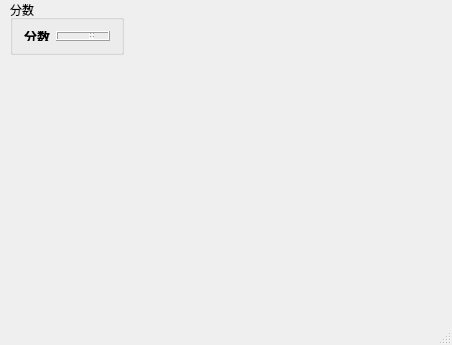
<?xml version="1.0" encoding="UTF-8"?>
<ui version="4.0">
 <class>MainWindow</class>
 <widget class="QMainWindow" name="MainWindow">
  <property name="geometry">
   <rect>
    <x>0</x>
    <y>0</y>
    <width>452</width>
    <height>345</height>
   </rect>
  </property>
  <property name="windowTitle">
   <string>MainWindow</string>
  </property>
  <widget class="QWidget" name="centralWidget">
   <widget class="QGroupBox" name="groupBox">
    <property name="geometry">
     <rect>
      <x>10</x>
      <y>0</y>
      <width>114</width>
      <height>55</height>
     </rect>
    </property>
    <property name="title">
     <string>分数</string>
    </property>
    <layout class="QHBoxLayout" name="horizontalLayout">
     <item>
      <widget class="QLabel" name="label">
       <property name="font">
        <font>
         <family>Arial Black</family>
         <pointsize>10</pointsize>
         <weight>75</weight>
         <bold>true</bold>
        </font>
       </property>
       <property name="text">
        <string>分数</string>
       </property>
      </widget>
     </item>
     <item>
      <widget class="QLCDNumber" name="Score"/>
     </item>
    </layout>
   </widget>
  </widget>
  <widget class="QMenuBar" name="menuBar">
   <property name="geometry">
    <rect>
     <x>0</x>
     <y>0</y>
     <width>452</width>
     <height>23</height>
    </rect>
   </property>
  </widget>
  <widget class="QStatusBar" name="statusBar"/>
 </widget>
 <layoutdefault spacing="6" margin="11"/>
 <resources/>
 <connections/>
</ui>
